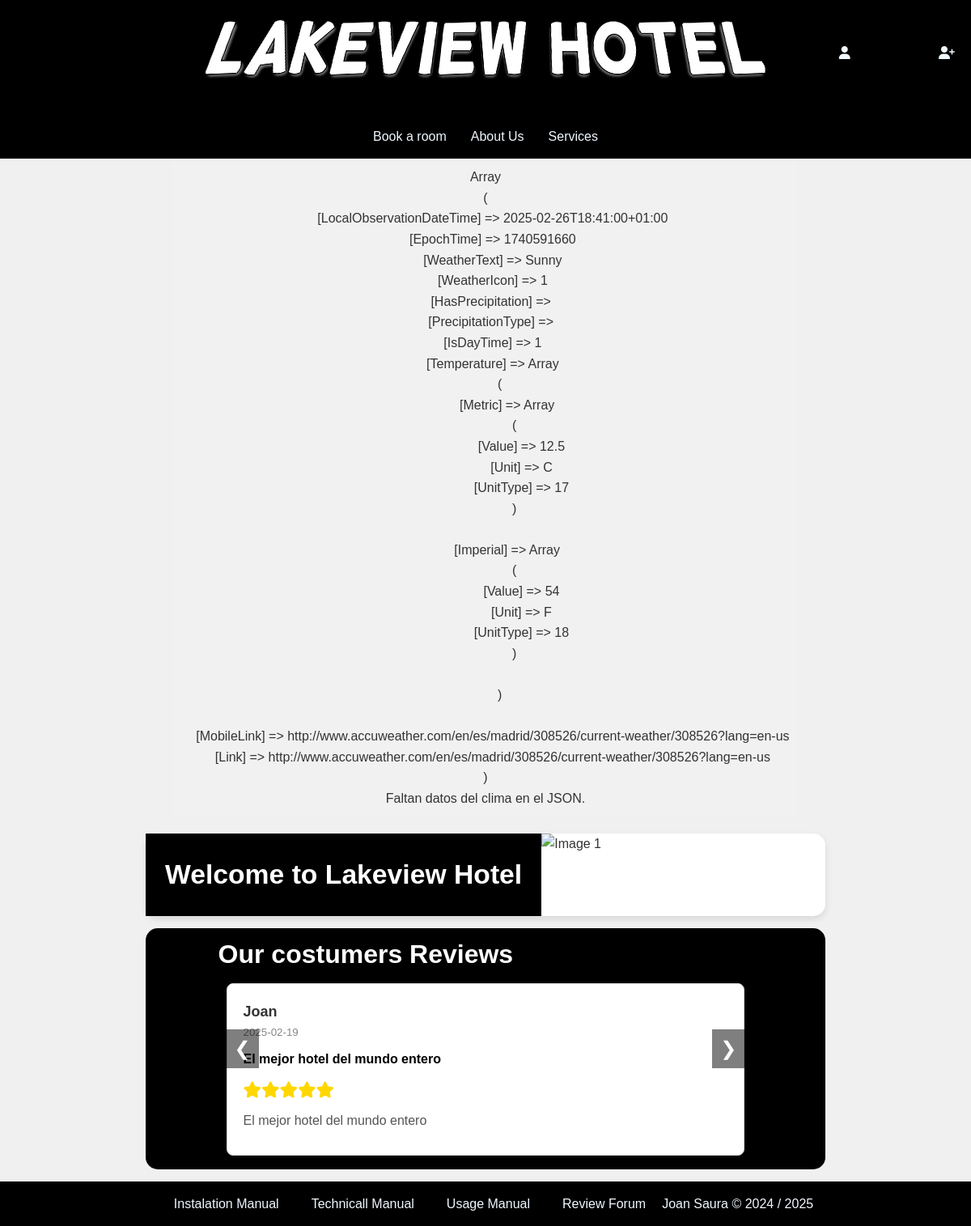
The page / on the database its author committed.
### tables this page shows
CREATE TABLE IF NOT EXISTS `071_reviews` (
  `review_id` int(11) NOT NULL AUTO_INCREMENT,
  `user_id` int(11) NOT NULL,
  `customer_review` varchar(500) DEFAULT NULL,
  `customer_score` enum('1','2','3','4','5') DEFAULT NULL,
  `inserted_on` date DEFAULT NULL,
  `accepted` tinyint(1) DEFAULT NULL,
  `review_title` varchar(300) DEFAULT NULL,
  `reviewed` tinyint(1) DEFAULT 0,
  PRIMARY KEY (`review_id`),
  KEY `user_id` (`user_id`)
);

CREATE TABLE IF NOT EXISTS `071_users` (
  `user_id` int(11) NOT NULL AUTO_INCREMENT,
  `user_online` varchar(255) DEFAULT NULL,
  `user_password` varchar(255) DEFAULT NULL,
  `user_mail` varchar(255) DEFAULT NULL,
  `client_id` int(11) DEFAULT NULL,
  `employee_id` int(11) DEFAULT NULL,
  `user_role` enum('guest','customer','admin') NOT NULL DEFAULT 'guest',
  PRIMARY KEY (`user_id`),
  KEY `fk_client_id` (`client_id`),
  KEY `fk_employee_id` (`employee_id`)
);

### files/functions/displayAprovedReviews.php (the view, shortened to what this page needs)
<?php
function displayApprovedReviews() {
    $root = $_SERVER['DOCUMENT_ROOT'];
    include $root . '/student071/dwes/files/common-files/db_connection.php';
    include $root . '/student071/dwes/files/functions/displayStars.php';
    $query = "
        SELECT r.review_id, r.customer_review, r.customer_score, r.inserted_on, r.review_title, u.user_online
        FROM 071_reviews r
        JOIN 071_users u ON r.user_id = u.user_id
        WHERE r.accepted = 1 AND r.reviewed = 1
        ORDER BY r.inserted_on DESC
    ";
    $result = mysqli_query($conn, $query);
    if ($result && mysqli_num_rows($result) > 0) {
        echo '<div id="review-carousel" class="carousel-container">';
        echo '<h1>Our costumers Reviews</h1>';
        echo '<div class="carousel-wrapper">';
        while ($review = mysqli_fetch_assoc($result)) {
            echo '<div class="review-slide">';
            echo '<div class="review-card">';
            echo '<div class="review-header">';
            echo '<h3>' . htmlspecialchars($review['user_online']) . '</h3>';
            echo '<small>' . htmlspecialchars($review['inserted_on']) . '</small>';
            echo '</div>';
            echo '<h4>' . htmlspecialchars($review['review_title']) . '</h4>';
            echo '<div class="review-stars">' . displayStars($review['customer_score']) . '</div>';
            echo '<p class="review-text">' . htmlspecialchars($review['customer_review']) . '</p>';
            echo '</div>';
            echo '</div>';
        }
        echo '</div>';
        echo '<button class="prev" onclick="moveSlide(-1)">&#10094;</button>';
        echo '<button class="next" onclick="moveSlide(1)">&#10095;</button>';
        echo '</div>';
    } else {
        echo "<p>No approved reviews found.</p>";
    }
}
?>

### files/functions/displayStars.php
<?php
function displayStars($rating) {
    $html = '';
    $rating = max(1, min(5, intval($rating)));
    for ($i = 1; $i <= 5; $i++) {
        if ($i <= $rating) {
            $html .= '<i class="fa fa-star gold"></i>';
        } else {
            $html .= '<i class="fa fa-star-o"></i>';
        }
    }
    return $html;
}
?>

### css/style.css (style rules this page uses)
* { margin: 0; padding: 0; box-sizing: border-box; }
body { display: flex; flex-direction: column; min-height: 100vh; }
.review-card { background: #fff; border: 1px solid #ddd; border-radius: 5px; padding: 15px; margin-bottom: 20px; box-shadow: 0 2px 4px rgba(0,0,0,0.05); }
.review-card h3 { margin-top: 0; font-size: 1.2em; color: #333; }
.review-card p { margin: 10px 0; line-height: 1.5; color: #555; }
.review-card small { display: block; margin-bottom: 10px; color: #999; }

### css/manuals.css (style rules this page uses)
* { margin: 0; padding: 0; box-sizing: border-box; font-family: 'Arial', sans-serif; }
body { background-color: #f4f7f6; color: #333; line-height: 1.6; }

### css/reviews.css (style rules this page uses)
.review-card { background-color: #fafafa; padding: 15px; border-radius: 8px; margin-bottom: 15px; border: 1px solid #ddd; }
.review-card h3 { margin-top: 0; color: #333; }
.review-card p { font-size: 1em; color: #555; }
.review-card small { color: #888; }
.carousel-container { position: relative; width: 80%; margin: auto; overflow: hidden; }
.carousel-wrapper { display: flex; transition: transform 0.5s ease-in-out; color: black; }
.review-slide { min-width: 100%; box-sizing: border-box; }
.review-card { background: white; padding: 20px; margin: 10px; border-radius: 8px; box-shadow: 0 4px 8px rgba(0, 0, 0, 0.1); }
.review-header h3 { margin: 0; font-size: 18px; }
.review-stars { font-size: 20px; color: gold; margin: 10px 0; }
button.prev, button.next { position: absolute; top: 50%; transform: translateY(-50%); background: rgba(0, 0, 0, 0.5); color: white; border: none; cursor: pointer; font-size: 24px; padding: 10px; }
button.prev { left: 10px; }
button.next { right: 10px; }

### rows shown on the page
071_reviews: user.user_online "Joan", inserted_on "2025-02-19", review_title "El mejor hotel del mundo entero", customer_score "5" (drawn), customer_review "El mejor hotel del mundo entero"
